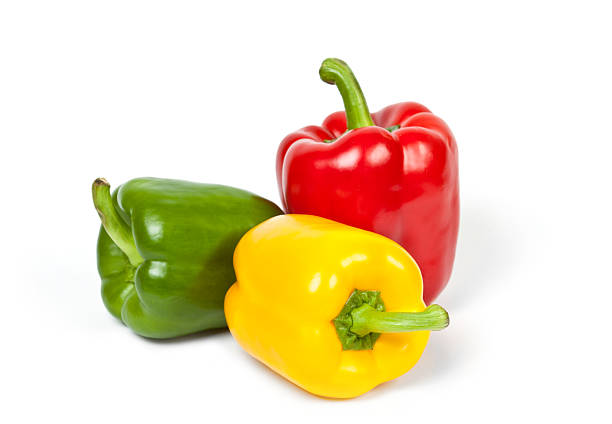
%> input picture trials/peppers.png, 612 x 424 px
$ octave normxcorr2_demo.m   (GNU Octave 9; MATLAB toolbox functions it lacks are replaced by stand-ins)
%> lines starting %> are read from the running program, lines starting %| are printed output that depends on the picture
% Demo to use normxcorr2 to find a template (a white onion)
% in a larger image (of a pile of vegetables)
clc;    % Clear the command window.
close all;  % Close all figures (except those of imtool.)
imtool close all;  % Close all imtool figures.
clear;  % Erase all existing variables.
workspace;  % Make sure the workspace panel is showing.
format long g;
format compact;
fontSize = 11;

% Check that user has the Image Processing Toolbox installed.
hasIPT = license('test', 'image_toolbox');
if ~hasIPT
	% User does not have the toolbox installed.
	message = sprintf('Sorry, but you do not seem to have the Image Processing Toolbox.\nDo you want to try to continue anyway?');
	reply = questdlg(message, 'Toolbox missing', 'Yes', 'No', 'Yes');
%> the answer given: Yes
	if strcmpi(reply, 'No')
		% User said No, so exit.
		return;
	end
end

% Read in a standard MATLAB color demo image.
folder = fullfile(matlabroot, 'D:\Last Semester\PR\PR lab\Project');
baseFileName = 'peppers.png';
% Get the full filename, with path prepended.
fullFileName = fullfile(folder, baseFileName);
if ~exist(fullFileName, 'file')
	% Didn't find it there.  Check the search path for it.
	fullFileName = baseFileName; % No path this time.
	if ~exist(fullFileName, 'file')
		% Still didn't find it.  Alert user.
		errorMessage = sprintf('Error: %s does not exist.', fullFileName);
		uiwait(warndlg(errorMessage));
		return;
	end
end
rgbImage = imread(fullFileName);
%> rgbImage is the input picture: size 424x612x3 uint8; mean R, G, B 236.8, 220.4, 189
% Get the dimensions of the image.  numberOfColorBands should be = 3.
[rows, columns, numberOfColorBands] = size(rgbImage);
%> rows = 424; columns = 612; numberOfColorBands = 3
% Display the original color image.
subplot(2, 2, 1);
imshow(rgbImage, []);
axis on;
caption = sprintf('Original Color Image, %d rows by %d columns.', rows, columns);
title(caption, 'FontSize', fontSize);
% Enlarge figure to full screen.
set(gcf, 'units','normalized','outerposition',[0, 0, 1, 1]);

% Let's get our template by extracting a small portion of the original image.
templateWidth = 71
templateHeight = 49
smallSubImage = imcrop(rgbImage, [192, 82, templateWidth, templateHeight]);
%> smallSubImage: size 50x72x3 uint8; every value is 255
% Get the dimensions of the image.  numberOfColorBands should be = 3.
[rows, columns, numberOfColorBands] = size(smallSubImage);
%> rows = 50; columns = 72
subplot(2, 2, 2);
imshow(smallSubImage, []);
axis on;
caption = sprintf('Template Image to Search For, %d rows by %d columns.', rows, columns);
title(caption, 'FontSize', fontSize);

% Ask user which channel (red, green, or blue) to search for a match.
% channelToCorrelate = menu('Correlate which color channel?', 'Red', 'Green', 'Blue');
% It actually finds the same location no matter what channel you pick,
% for this image anyway, so let's just go with red (channel #1).
% Note: If you want, you can get the template from every color channel and search for it in every color channel,
% then take the average of the found locations to get the overall best location.
channelToCorrelate = 1;  % Use the red channel.
correlationOutput = normxcorr2(smallSubImage(:,:,1), rgbImage(:,:, channelToCorrelate));
%> correlationOutput: size 473x683 double; every value is 0
subplot(2, 2, 3);
imshow(correlationOutput, []);
axis on;
% Get the dimensions of the image.  numberOfColorBands should be = 1.
[rows, columns, numberOfColorBands] = size(correlationOutput);
%> rows = 473; columns = 683; numberOfColorBands = 1
caption = sprintf('Normalized Cross Correlation Output, %d rows by %d columns.', rows, columns);
title(caption, 'FontSize', fontSize);

% Find out where the normalized cross correlation image is brightest.
[maxCorrValue, maxIndex] = max(abs(correlationOutput(:)));
%> maxCorrValue = 0; maxIndex = 1
[yPeak, xPeak] = ind2sub(size(correlationOutput),maxIndex(1))
%> yPeak = 1; xPeak = 1
% Because cross correlation increases the size of the image,
% we need to shift back to find out where it would be in the original image.
corr_offset = [(xPeak-size(smallSubImage,2)) (yPeak-size(smallSubImage,1))]
%> corr_offset = [-71 -49]

% Plot it over the original image.
subplot(2, 2, 4); % Re-display image in lower right.
imshow(rgbImage);
axis on; % Show tick marks giving pixels
hold on; % Don't allow rectangle to blow away image.
% Calculate the rectangle for the template box.  Rect = [xLeft, yTop, widthInColumns, heightInRows]
boxRect = [corr_offset(1) corr_offset(2) templateWidth, templateHeight]
%> boxRect = [-71 -49 71 49]
% Plot the box over the image.
rectangle('position', boxRect, 'edgecolor', 'g', 'linewidth',2);
% Give a caption above the image.
title('Template Image Found in Original Image', 'FontSize', fontSize);
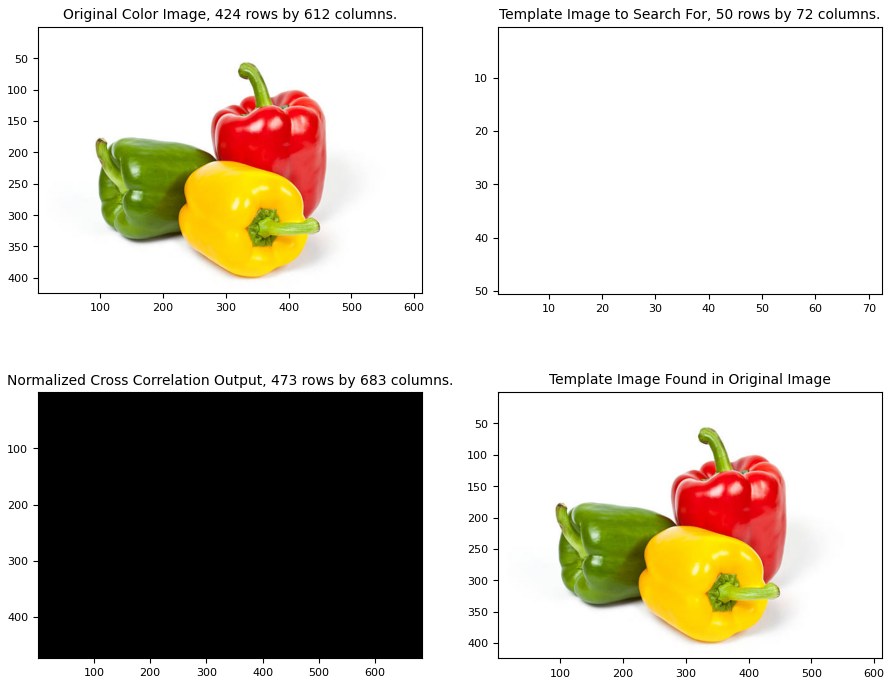
%> figure redrawn from the program's plot data, 4 panels
uiwait(helpdlg('Done with demo!'));
